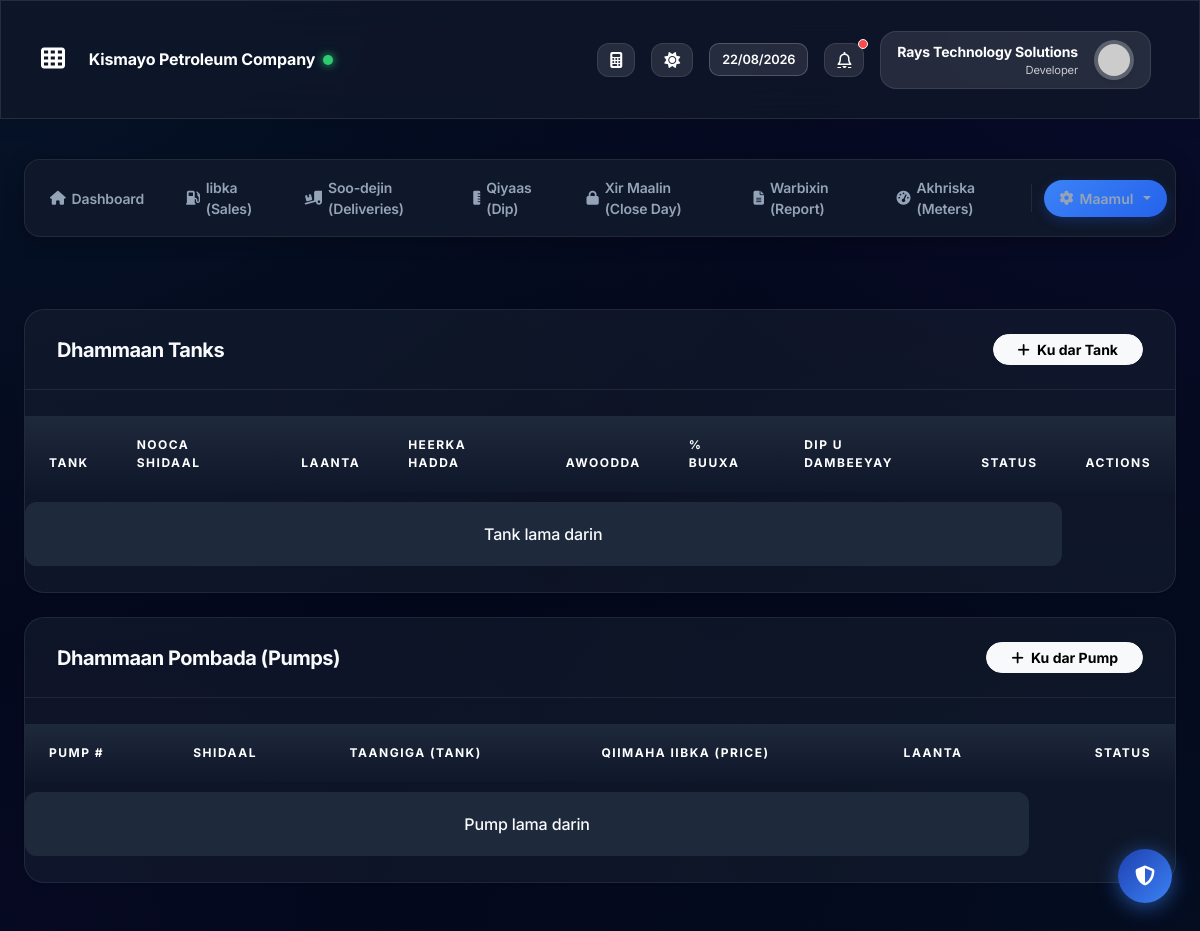
The app's page /petroleum/tanks (signed in), older data.
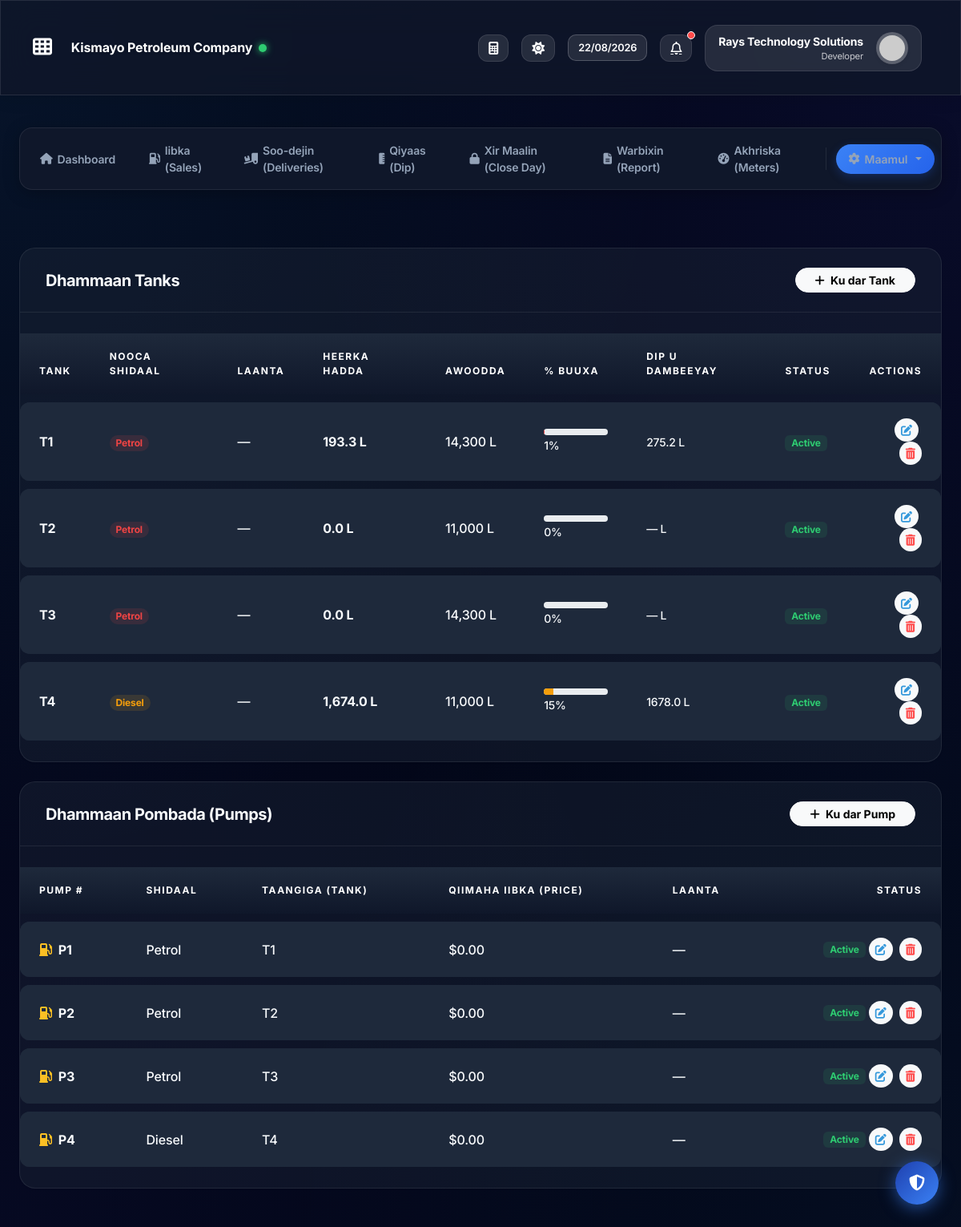
The same page, newer data.
### app/models.py (models this page shows)
class FuelTank(db.Model):
    __tablename__ = 'fuel_tanks'
    id = db.Column(db.Integer, primary_key=True)
    name = db.Column(db.String(100), nullable=False)
    fuel_type_id = db.Column(db.Integer, db.ForeignKey('fuel_types.id'), nullable=False)
    branch_id = db.Column(db.Integer, db.ForeignKey('branches.id'), nullable=True)
    capacity_liters = db.Column(db.Float, nullable=False, default=50000.0)
    current_level = db.Column(db.Float, default=0.0)
    min_alert_level = db.Column(db.Float, default=5000.0)
    last_dip_reading = db.Column(db.Float, nullable=True)
    last_dip_date = db.Column(db.DateTime, nullable=True)
    is_active = db.Column(db.Boolean, default=True)
    tenant_id = db.Column(db.Integer, db.ForeignKey('tenants.id'), nullable=False)
    created_at = db.Column(db.DateTime, default=datetime.utcnow)
    branch = db.relationship('Branch', backref='fuel_tanks')
    pumps = db.relationship('FuelPump', backref='tank', lazy=True)
    def to_dict(self):
        return {
            'id': self.id,
            'name': self.name,
            'fuel_type_id': self.fuel_type_id,
            'branch_id': self.branch_id,
            'capacity_liters': self.capacity_liters,
            'current_level': self.current_level,
            'min_alert_level': self.min_alert_level,
            'is_active': self.is_active,
        }

class FuelType(db.Model):
    __tablename__ = 'fuel_types'
    id = db.Column(db.Integer, primary_key=True)
    name = db.Column(db.String(100), nullable=False)
    code = db.Column(db.String(20), nullable=False)
    color_code = db.Column(db.String(20), default='#f59e0b')
    buy_price = db.Column(db.Float, default=0.0)
    sell_price = db.Column(db.Float, default=0.0)
    is_active = db.Column(db.Boolean, default=True)
    tenant_id = db.Column(db.Integer, db.ForeignKey('tenants.id'), nullable=False)
    created_at = db.Column(db.DateTime, default=datetime.utcnow)
    tanks = db.relationship('FuelTank', backref='fuel_type', lazy=True)
    pumps = db.relationship('FuelPump', backref='fuel_type', lazy=True)

class FuelPump(db.Model):
    __tablename__ = 'fuel_pumps'
    id = db.Column(db.Integer, primary_key=True)
    pump_number = db.Column(db.String(50), nullable=False)
    selling_price = db.Column(db.Float, default=0.0)
    fuel_type_id = db.Column(db.Integer, db.ForeignKey('fuel_types.id'), nullable=False)
    tank_id = db.Column(db.Integer, db.ForeignKey('fuel_tanks.id'), nullable=False)
    branch_id = db.Column(db.Integer, db.ForeignKey('branches.id'), nullable=True)
    is_active = db.Column(db.Boolean, default=True)
    tenant_id = db.Column(db.Integer, db.ForeignKey('tenants.id'), nullable=False)
    created_at = db.Column(db.DateTime, default=datetime.utcnow)
    branch = db.relationship('Branch', backref='fuel_pumps')
    def to_dict(self):
        return {
            'id': self.id,
            'pump_number': self.pump_number,
            'selling_price': self.selling_price,
            'fuel_type_id': self.fuel_type_id,
            'tank_id': self.tank_id,
            'branch_id': self.branch_id,
            'is_active': self.is_active,
        }

### app/modules/petroleum/routes.py (the view)
@petroleum.route('/petroleum/tanks')
@login_required
@petroleum_required
def tanks():
    all_tanks = FuelTank.query.filter_by(tenant_id=current_user.tenant_id)\
        .order_by(FuelTank.name).all()
    all_pumps = FuelPump.query.filter_by(tenant_id=current_user.tenant_id)\
        .order_by(FuelPump.pump_number).all()
    fuel_types = FuelType.query.filter_by(tenant_id=current_user.tenant_id, is_active=True).all()
    branches = Branch.query.filter_by(tenant_id=current_user.tenant_id).all()
    return render_template('petroleum/tanks.html',
                           tanks=all_tanks, pumps=all_pumps, fuel_types=fuel_types, branches=branches)

### app/models.py (called while the page is built)
@login_manager.user_loader
def load_user(user_id):
    return User.query.get(int(user_id))

### app/utils/module_access.py (called while the page is built)
def user_is_privileged(user):
    return bool(
        user
        and user.is_authenticated
        and (getattr(user, 'is_super_admin', False) or user.role in ('admin', 'developer'))
    )

def _tenant_allows(tenant, cfg):
    if not tenant:
        return True
    if cfg.get('always'):
        return True
    tenant_any = cfg.get('tenant_any')
    if tenant_any:
        return any(getattr(tenant, attr, False) for attr in tenant_any)
    tenant_attr = cfg.get('tenant')
    if tenant_attr:
        return bool(getattr(tenant, tenant_attr, False))
    return True

def _user_allows(user, cfg):
    if user_is_privileged(user):
        return True
    user_attr = cfg.get('user')
    if user_attr:
        return bool(getattr(user, user_attr, False))
    return True

### app/templates/petroleum/tanks.html (shortened to what the changed rows need)
{% extends 'layouts/base.html' %}
{% block content %}
{% set active = 'tanks_pumps' %}
<div class="card border-0 shadow-premium rounded-4 animate-up mb-4">
    <div class="card-body p-0">
        <div class="table-responsive">
            <table class="table align-middle table-hover mb-0">
                <thead class="thead-dark-elite">
                    <tr>
                        <th class="ps-4">Tank</th>
                        <th>Nooca Shidaal</th>
                        <th>Laanta</th>
                        <th>Heerka Hadda</th>
                        <th>Awoodda</th>
                        <th>% Buuxa</th>
                        <th>Dip U Dambeeyay</th>
                        <th>Status</th>
                        <th class="text-end pe-4">Actions</th>
                    </tr>
                </thead>
                <tbody>
                    {% for tank in tanks %}
                    {% set pct = (tank.current_level / tank.capacity_liters * 100) if tank.capacity_liters else 0 %}
                    <tr>
                        <td class="ps-4 fw-bold">{{ tank.name }}</td>
                        <td><span class="badge rounded-pill"
                                style="background:{{ tank.fuel_type.color_code }}20;color:{{ tank.fuel_type.color_code }}">{{
                                tank.fuel_type.name }}</span></td>
                        <td>{{ tank.branch.name if tank.branch else '—' }}</td>
                        <td class="fw-bold">{{ "{:,.1f}".format(tank.current_level) }} L</td>
                        <td>{{ "{:,.0f}".format(tank.capacity_liters) }} L</td>
                        <td>
                            <div class="progress rounded-pill" style="height:8px;width:80px;">
                                <div class="progress-bar"
                                    style="width:{{ pct }}%;background:{{ tank.fuel_type.color_code }}"></div>
                            </div>
                            <small>{{ "{:.0f}".format(pct) }}%</small>
                        </td>
                        <td class="small text-muted">{{ tank.last_dip_reading|round(1) if tank.last_dip_reading else '—'
                            }} L</td>
                        <td>
                            {% if tank.is_active %}<span
                                class="badge bg-success bg-opacity-10 text-success">Active</span>
                            {% else %}<span class="badge bg-secondary">Inactive</span>{% endif %}
                        </td>
                        <td class="text-end pe-4">
                            <button class="btn btn-sm btn-light rounded-circle border-0 text-primary me-1"
                                onclick='editTank({{ tank.id }}, {{ tank.to_dict()|tojson }})' title="Edit">
                                <i class="fas fa-edit"></i>
                            </button>
                            <button class="btn btn-sm btn-light rounded-circle border-0 text-danger"
                                onclick="deleteTank({{ tank.id }})" title="Delete">
                                <i class="fas fa-trash-alt"></i>
                            </button>
                        </td>
                    </tr>
                    {% else %}
                    <tr>
                        <td colspan="8" class="text-center text-muted py-5">Tank lama darin</td>
                    </tr>
                    {% endfor %}
                </tbody>
            </table>
        </div>
    </div>
</div>
<div class="card border-0 shadow-premium rounded-4 animate-up mb-4">
    <div class="card-body p-0">
        <div class="table-responsive">
            <table class="table align-middle table-hover mb-0">
                <thead class="thead-dark-elite">
                    <tr>
                        <th class="ps-4">Pump #</th>
                        <th>Shidaal</th>
                        <th>Taangiga (Tank)</th>
                        <th>Qiimaha Iibka (Price)</th>
                        <th>Laanta</th>
                        <th class="text-end pe-4">Status</th>
                    </tr>
                </thead>
                <tbody>
                    {% for pump in pumps %}
                    <tr>
                        <td class="ps-4 fw-bold"><i class="fas fa-gas-pump me-2 text-warning"></i>{{ pump.pump_number }}
                        </td>
                        <td>{{ pump.fuel_type.name }}</td>
                        <td>{{ pump.tank.name }}</td>
                        <td>${{ "{:,.2f}".format(pump.selling_price) }}</td>
                        <td>{{ pump.branch.name if pump.branch else '—' }}</td>
                        <td class="text-end pe-4">
                            {% if pump.is_active %}<span
                                class="badge bg-success bg-opacity-10 text-success">Active</span>
                            {% else %}<span class="badge bg-secondary">Off</span>{% endif %}
                            <button class="btn btn-sm btn-light rounded-circle border-0 text-primary me-1"
                                onclick='editPump({{ pump.id }}, {{ pump.to_dict()|tojson }})' title="Edit">
                                <i class="fas fa-edit"></i>
                            </button>
                            <button type="button" class="btn btn-sm btn-light rounded-circle border-0 text-danger"
                                onclick="deletePump({{ pump.id }})" title="Tirtir">
                                <i class="fas fa-trash-alt"></i>
                            </button>
                        </td>
                    </tr>
                    {% else %}
                    <tr>
                        <td colspan="5" class="text-center text-muted py-5">Pump lama darin</td>
                    </tr>
                    {% endfor %}
                </tbody>
            </table>
        </div>
    </div>
</div>
{% endblock %}

Row changes from the older to the newer data that the page shows:
added FuelTank: name "T1", fuel_type.name "Petrol", branch "—", current_level "193.3", capacity_liters "14,300", pct "1", last_dip_reading "275.2", is_active "Active"
added FuelTank: name "T2", fuel_type.name "Petrol", branch "—", current_level "0.0", capacity_liters "11,000", pct "0", last_dip_reading "—", is_active "Active"
added FuelTank: name "T3", fuel_type.name "Petrol", branch "—", current_level "0.0", capacity_liters "14,300", pct "0", last_dip_reading "—", is_active "Active"
added FuelTank: name "T4", fuel_type.name "Diesel", branch "—", current_level "1,674.0", capacity_liters "11,000", {{ pct }} 15.218181818181817 (drawn), pct "15", last_dip_reading "1678.0", is_active "Active"
added FuelPump: pump_number "P1", fuel_type.name "Petrol", tank.name "T1", selling_price "0.00", branch "—", is_active "Active"
added FuelPump: pump_number "P2", fuel_type.name "Petrol", tank.name "T2", selling_price "0.00", branch "—", is_active "Active"
added FuelPump: pump_number "P3", fuel_type.name "Petrol", tank.name "T3", selling_price "0.00", branch "—", is_active "Active"
added FuelPump: pump_number "P4", fuel_type.name "Diesel", tank.name "T4", selling_price "0.00", branch "—", is_active "Active"
Text that changed along with them:
text no longer shown: "Tank lama darin Pump lama darin"
